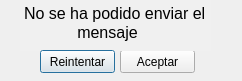
<?xml version="1.0" encoding="UTF-8"?>
<ui version="4.0">
 <class>Msge_error</class>
 <widget class="QDialog" name="Msge_error">
  <property name="geometry">
   <rect>
    <x>0</x>
    <y>0</y>
    <width>242</width>
    <height>81</height>
   </rect>
  </property>
  <property name="minimumSize">
   <size>
    <width>242</width>
    <height>81</height>
   </size>
  </property>
  <property name="maximumSize">
   <size>
    <width>242</width>
    <height>81</height>
   </size>
  </property>
  <property name="windowTitle">
   <string>Error</string>
  </property>
  <property name="whatsThis">
   <string>&lt;html&gt;&lt;head/&gt;&lt;body&gt;&lt;p&gt;Ha ocurrido un error en el envío del mensaje. Esto se puede deber a múltiples razones tales como mala conexión a internet o un error por mi parte en el código :'v&lt;/p&gt;&lt;/body&gt;&lt;/html&gt;</string>
  </property>
  <property name="sizeGripEnabled">
   <bool>false</bool>
  </property>
  <widget class="QPushButton" name="aceptar">
   <property name="geometry">
    <rect>
     <x>120</x>
     <y>50</y>
     <width>75</width>
     <height>23</height>
    </rect>
   </property>
   <property name="text">
    <string>Aceptar</string>
   </property>
  </widget>
  <widget class="QPlainTextEdit" name="msge">
   <property name="geometry">
    <rect>
     <x>20</x>
     <y>0</y>
     <width>191</width>
     <height>51</height>
    </rect>
   </property>
   <property name="font">
    <font>
     <pointsize>12</pointsize>
    </font>
   </property>
   <property name="autoFillBackground">
    <bool>false</bool>
   </property>
   <property name="styleSheet">
    <string notr="true">background-color: rgb(240, 240, 240);</string>
   </property>
   <property name="frameShape">
    <enum>QFrame::NoFrame</enum>
   </property>
   <property name="frameShadow">
    <enum>QFrame::Sunken</enum>
   </property>
   <property name="verticalScrollBarPolicy">
    <enum>Qt::ScrollBarAlwaysOff</enum>
   </property>
   <property name="readOnly">
    <bool>true</bool>
   </property>
   <property name="plainText">
    <string>No se ha podido enviar el 
            mensaje</string>
   </property>
   <property name="backgroundVisible">
    <bool>false</bool>
   </property>
   <property name="centerOnScroll">
    <bool>false</bool>
   </property>
  </widget>
  <widget class="QPushButton" name="retry">
   <property name="geometry">
    <rect>
     <x>40</x>
     <y>50</y>
     <width>75</width>
     <height>23</height>
    </rect>
   </property>
   <property name="text">
    <string>Reintentar</string>
   </property>
   <property name="autoDefault">
    <bool>false</bool>
   </property>
   <property name="default">
    <bool>true</bool>
   </property>
  </widget>
 </widget>
 <resources/>
 <connections/>
</ui>
